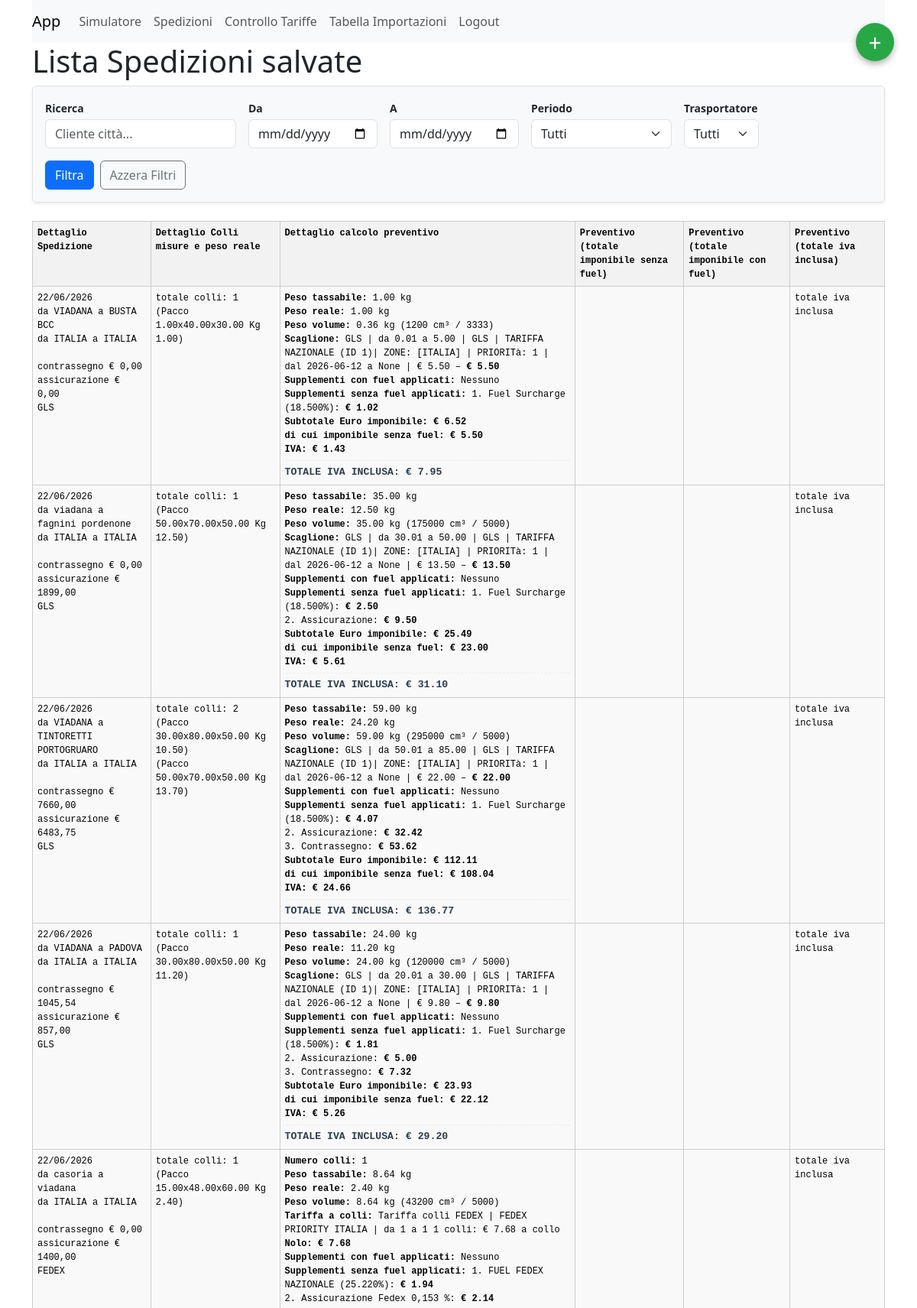
/spedizioni/ (signed in, upper part), run on the app's committed database.
### trasporti/models.py (models this page shows, shortened)
class Spedizione(models.Model):
    data = models.DateField(default=timezone.now)
    da_cliente_citta = models.CharField(max_length=200, null=True, blank=True)
    a_cliente_citta = models.CharField(max_length=200, null=True, blank=True)
    da_zona = models.ForeignKey(Zona, on_delete=models.CASCADE, related_name="da_zona")
    a_zona = models.ForeignKey(Zona, on_delete=models.CASCADE, related_name="a_zona")
    zona_tariffazione_spedizioniere = models.ForeignKey(
        Zona_spedizioniere,
        on_delete=models.SET_NULL,  # Evita cancellazioni a cascata delle spedizioni
        null=True,  # Permette al record di non avere una tariffa durante la simulazione
        blank=True,  # Permette di salvare il form senza questo campo inizialmente
        related_name="spedizioni"  # Un related_name più pulito e leggibile
    )
    servizi_richiesti = models.ManyToManyField(TipoServizio, blank=True)
    contrassegno_euro = models.DecimalField(max_digits=10, decimal_places=2, default=0)
    assicurazione_euro = models.DecimalField(max_digits=10, decimal_places=2, default=0)
    supplementi = models.ManyToManyField('Supplemento', blank=True)
    trasportatore_scelto = models.ForeignKey(Spedizioniere,on_delete=models.CASCADE,null=True, blank=True, related_name='trasportatore_scelto')
    valore_preventivo = models.DecimalField(max_digits=10, decimal_places=2, null=True, blank=True)
    class Meta:
        verbose_name_plural = 'Spedizioni'

class Zona(models.Model):
    nome = models.CharField(max_length=200)
    def __str__(self):
        return self.nome
    class Meta:
        verbose_name_plural = 'Zone'

class Spedizioniere(models.Model):
    A_SCAGLIONI = "scaglioni"
    A_COLLO = "collo"
    TARIFFAZIONI = [
        (A_SCAGLIONI, "Scaglioni"),
        (A_COLLO, "A collo"),
    ]
    nome = models.CharField(max_length=100)
    tipo_tariffazione = models.CharField(max_length=20, choices=TARIFFAZIONI, default=A_SCAGLIONI)
    def __str__(self):
        return self.nome
    class Meta:
        verbose_name_plural = "Spedizionieri"

class Pacco(models.Model):
    altezza_cm = models.DecimalField(max_digits=6, decimal_places=2)
    larghezza_cm = models.DecimalField(max_digits=6, decimal_places=2)
    profondita_cm = models.DecimalField(max_digits=6, decimal_places=2)
    peso_kg = models.DecimalField(max_digits=6, decimal_places=2)
    spedizione = models.ForeignKey(Spedizione, on_delete=models.CASCADE, related_name="pacchi")
    def __str__(self):
        return f"Pacco {self.altezza_cm}x{self.larghezza_cm}x{self.profondita_cm} Kg {self.peso_kg}"
    class Meta:
        verbose_name_plural = 'Pacchi'

### trasporti/views.py (the view, shortened to what this page needs)
# urls.py: path("spedizioni/", spedizioni.as_view(), name="spedizioni"),
class spedizioni(LoginRequiredMixin,ListView):
    model = Spedizione
    template_name = "trasporti/spedizioni.html"
    context_object_name = "spedizioni"
    ordering = ["-data", "-id"]
    def get_paginate_by(self, queryset):
        valori_validi = [4, 5, 10, 30, 50, 100]
        profilo, created = Profilo.objects.get_or_create(
            user=self.request.user
        )
        per_page = self.request.GET.get("per_page")
        return profilo.righe_per_pagina
    def get_queryset(self):
        queryset = super().get_queryset().prefetch_related('pacchi')
        q = self.request.GET.get('q')
        periodo = self.request.GET.get("periodo")
        oggi = timezone.localdate()
        data_da = self.request.GET.get('data_da')
        data_a = self.request.GET.get('data_a')
        if q:
            queryset = queryset.filter(
                Q(da_cliente_citta__icontains=q) |
                Q(a_cliente_citta__icontains=q)
            )
        if periodo == "oggi":
            data_da = oggi
            data_a = oggi
        elif periodo == "ieri":
            ieri = oggi - timedelta(days=1)
            data_da = ieri
            data_a = ieri
        elif periodo == "settimana":
            data_da = oggi - timedelta(days=oggi.weekday())
            data_a = oggi
        elif periodo == "settimana_scorsa":
            inizio_settimana_corrente = oggi - timedelta(days=oggi.weekday())
            data_da = inizio_settimana_corrente - timedelta(days=7)
            data_a = inizio_settimana_corrente - timedelta(days=1)
        elif periodo == "mese":
            data_da = oggi.replace(day=1)
            data_a = oggi
        elif periodo == "mese_scorso":
            primo_giorno_mese_corrente = oggi.replace(day=1)
            ultimo_giorno_mese_scorso = primo_giorno_mese_corrente - timedelta(days=1)
            data_da = ultimo_giorno_mese_scorso.replace(day=1)
            data_a = ultimo_giorno_mese_scorso
        elif periodo == "anno":
            data_da = oggi.replace(month=1, day=1)
            data_a = oggi
        if data_da:
            queryset = queryset.filter(data__gte=data_da)
        if data_a:
            queryset = queryset.filter(data__lte=data_a)
        trasportatore = self.request.GET.get('trasportatore')
        if trasportatore and trasportatore.isdigit():  # Controlla che sia un numero valido
            queryset = queryset.filter(trasportatore_scelto__id=int(trasportatore))
        return queryset
    def get_context_data(self, **kwargs):
        context = super().get_context_data(**kwargs)
        context["title"] = "Spedizioni"
        context['trasportatori'] = Spedizioniere.objects.all().order_by('nome')
        for s in context["spedizioni"]:
            if s.trasportatore_scelto and s.zona_tariffazione_spedizioniere:
                pacchi_list = [
                    {"altezza_cm": p.altezza_cm, "larghezza_cm": p.larghezza_cm, "profondita_cm": p.profondita_cm,
                     "peso_kg": p.peso_kg}
                    for p in s.pacchi.all()
                ]
                result = CalcolatriceService.calcola(s, pacchi_list)
                if result:
                    s.dettaglio = result.get("dettaglio", {})
                    s.valore_preventivo_aggiornato = result.get("totale_con_iva_euro")
        return context

### trasporti/models.py (called while the page is built)
    def __str__(self):
        nomi_zone = ", ".join([z.nome for z in self.zona.all()])
        return f"{self.spedizioniere} | TARIFFA {self.nome} (ID {self.id})| ZONE: [{nomi_zone}] | PRIORITà: {self.priorita} "

    def __str__(self):
        return f'Tariffa colli {self.spedizioniere} | {self.zona_spedizioniere.nome} | da {self.colli_quantità_da} a {self.colli_quantità_a}'

    def __str__(self):
        return f"{self.spedizioniere} | da {self.min_weight} a {self.max_weight} | {self.zona_spedizioniere} | dal {self.valid_from} a {self.valid_to} |  € {self.price}  "

    def __str__(self):
        return f" {self.nome} | dal {self.valid_from} a {self.valid_to} | {self.applic_type} | {self.calc_type} | {self.valore}  "

### trasporti/services/base.py (called while the page is built)
    @staticmethod
    def filtra_validita(queryset, data):
        return queryset.filter(
            valid_from__lte=data
        ).filter(
            Q(valid_to__gte=data) | Q(valid_to__isnull=True)
        )

### trasporti/services/calcolatore.py (called while the page is built)
    @staticmethod
    def get_zona(spedizione):
        return getattr(spedizione, "zona_tariffazione_spedizioniere", None)

### trasporti/templates/trasporti/spedizioni.html (shortened to what this page needs)
{% extends 'base.html' %}
{% block content %}
<a href="{% url 'crea_spedizione' %}"
   style="position: fixed; top: 30px; right: 30px; background: #28a745; color: white;
          width: 50px; height: 50px; border-radius: 50%; display: flex; align-items: center;
          justify-content: center; font-size: 30px; text-decoration: none; box-shadow: 0 4px 8px rgba(0,0,0,0.3); z-index: 1000;">
    +
</a>
<h1>Lista Spedizioni salvate</h1>
<form method="GET" action="." class="bg-light p-3 rounded shadow-sm border mb-4">
    <div class="d-flex flex-wrap align-items-end gap-3">
        <div>
            <label class="form-label small fw-bold mb-1">
                Ricerca
            </label>
            <input type="text"
                   name="q"
                   class="form-control"
                   style="width:250px"
                   placeholder="Cliente città..."
                   value="{{ request.GET.q }}">
        </div>
        <div>
            <label class="form-label small fw-bold mb-1">
                Da
            </label>
            <input type="date"
                   name="data_da"
                   class="form-control"
                   value="{{ request.GET.data_da }}">
        </div>
        <div>
            <label class="form-label small fw-bold mb-1">
                A
            </label>
            <input type="date"
                   name="data_a"
                   class="form-control"
                   value="{{ request.GET.data_a }}">
        </div>
        <div>
            <label class="form-label small fw-bold mb-1">
                Periodo
            </label>
            <select name="periodo"
                    class="form-select">
                <option value="">Tutti</option>
            </select>
        </div>
        <div>
            <label class="form-label small fw-bold mb-1">
                Trasportatore
            </label>
            <select name="trasportatore" class="form-select">
                <option value="">Tutti</option>
            </select>
        </div>
        <div class="d-flex gap-2">
            <button type="submit" class="btn btn-primary">
                Filtra
            </button>
            <a href="{% url 'spedizioni' %}"
               class="btn btn-outline-secondary">
                Azzera Filtri
            </a>
        </div>
    </div>
</form>
<table class="debug-table">
    <thead>
    <tr>
        <th>Dettaglio Spedizione</th>
        <th>Dettaglio Colli misure e peso reale</th>
        <th>Dettaglio calcolo preventivo</th>
        <th>Preventivo (totale imponibile senza fuel)</th>
        <th>Preventivo (totale imponibile con fuel)</th>
        <th>Preventivo (totale iva inclusa)</th>
    </tr>
    </thead>
    <tbody>
    {% for s in spedizioni %}
    <tr style="background:#f9f9f9;">
        <td> {{ s.data|date:"d/m/Y" }} <br>
            da {{ s.da_cliente_citta }} a {{ s.a_cliente_citta }} <br>
            da {{ s.da_zona }} a {{ s.a_zona }} <br>
            <br>
            contrassegno € {{s.contrassegno_euro}}<br>
            assicurazione € {{s.assicurazione_euro}}<br>
            {{s.trasportatore_scelto}}
        </td>
        <td>totale colli: {% if s.pacchi.all.count %}
            {{ s.pacchi.count }}
            {% else %}
            0
            {% endif %} <br>
            {% if s.pacchi.all %}
            {% for pacco in s.pacchi.all %}
            ({{pacco}})<br>
            {% endfor %}
            {% endif %}
        </td>
        <td>
            {% if s.dettaglio.items %}
            {% for riga in s.dettaglio.items %}
             {% if riga.is_total %}
            <hr style="border: 0; border-top: 1px dashed #ccc; margin: 5px 0;">
            <span style="font-size: 1.1em; color: #2c3e50;">
                        <strong>{{ riga.label }}: {{ riga.value|safe }}</strong>
                    </span>
            {% else %}
            <strong>{{ riga.label }}:</strong>
            {% if riga.is_html %}{{ riga.value|safe }}{% else %}{{ riga.value|safe }}{% endif %}
            <br>
            {% endif %}
            {% endfor %}
            {% else %}
            <span style="color: #999; font-style: italic;">Dettaglio non disponibile</span>
            {% endif %}
        </td>
        <td>
        </td>
        <td>
        </td>
         <td>
            totale iva inclusa
        </td>
    </tr>
    {% empty %}
    <tr>
        <td colspan="8">Nessuna spedizione trovata</td>
    </tr>
    {% endfor %}
    </tbody>
</table>
{% endblock %}

### trasporti/templates/trasporti/spedizioni.html (style rules this page uses)
.debug-table { font-family: 'Courier New', monospace; font-size: 12px; width: 100%; border-collapse: collapse; color: #000; background-color: #fff; }
.debug-table th, .debug-table td { border: 1px solid #ccc; padding: 6px; vertical-align: top; }
.debug-table th { background-color: #f2f2f2; }

### data on the page
Spedizione: data "22/06/2026", da_cliente_citta "VIADANA", a_cliente_citta "BUSTA BCC", da_zona "ITALIA", a_zona "ITALIA", contrassegno_euro "0,00", assicurazione_euro "0,00", trasportatore_scelto "GLS", pacchi.count "1", label "Peso tassabile" "Peso reale" "Peso volume" "Scaglione" "Supplementi con fuel applicati" "Supplementi senza fuel applicati" "Subtotale Euro imponibile" "di cui imponibile senza fuel" "IVA", value "1.00 kg" "1.00 kg" "0.36 kg (1200 cm³ / 3333)", value "GLS | da 0.01 a 5.00 | GLS | TARIFFA NAZIONALE (ID 1)| ZONE: [ITALIA] | PRIORITà: 1 | dal 2026-06-12 a None | € 5.50 – € 5.50" "Nessuno" "1. Fuel Surcharge (18.500%): € 1.02" "€ 6.52" "€ 5.50" "€ 1.43", label "TOTALE IVA INCLUSA", value "€ 7.95"
Pacco: altezza_cm+larghezza_cm+profondita_cm "Pacco 1.00x40.00x30.00 Kg 1.00"
Spedizione: data "22/06/2026", da_cliente_citta "viadana", a_cliente_citta "fagnini pordenone", da_zona "ITALIA", a_zona "ITALIA", contrassegno_euro "0,00", assicurazione_euro "1899,00", trasportatore_scelto "GLS", pacchi.count "1", label "Peso tassabile" "Peso reale" "Peso volume" "Scaglione" "Supplementi con fuel applicati" "Supplementi senza fuel applicati" "Subtotale Euro imponibile" "di cui imponibile senza fuel" "IVA", value "35.00 kg" "12.50 kg" "35.00 kg (175000 cm³ / 5000)", value "GLS | da 30.01 a 50.00 | GLS | TARIFFA NAZIONALE (ID 1)| ZONE: [ITALIA] | PRIORITà: 1 | dal 2026-06-12 a None | € 13.50 – € 13.50" "Nessuno" "1. Fuel Surcharge (18.500%): € 2.50 2. Assicurazione: € 9.50" "€ 25.49" "€ 23.00" "€ 5.61", label "TOTALE IVA INCLUSA", value "€ 31.10"
Pacco: altezza_cm+larghezza_cm+profondita_cm "Pacco 50.00x70.00x50.00 Kg 12.50"
Spedizione: data "22/06/2026", da_cliente_citta "VIADANA", a_cliente_citta "TINTORETTI PORTOGRUARO", da_zona "ITALIA", a_zona "ITALIA", contrassegno_euro "7660,00", assicurazione_euro "6483,75", trasportatore_scelto "GLS", pacchi.count "2", label "Peso tassabile" "Peso reale" "Peso volume" "Scaglione" "Supplementi con fuel applicati" "Supplementi senza fuel applicati" "Subtotale Euro imponibile" "di cui imponibile senza fuel" "IVA", value "59.00 kg" "24.20 kg" "59.00 kg (295000 cm³ / 5000)", value "GLS | da 50.01 a 85.00 | GLS | TARIFFA NAZIONALE (ID 1)| ZONE: [ITALIA] | PRIORITà: 1 | dal 2026-06-12 a None | € 22.00 – € 22.00" "Nessuno" "1. Fuel Surcharge (18.500%): € 4.07 2. Assicurazione: € 32.42 3. Contrassegno: € 53.62" "€ 112.11" "€ 108.04" "€ 24.66", label "TOTALE IVA INCLUSA", value "€ 136.77"
Pacco: altezza_cm+larghezza_cm+profondita_cm "Pacco 30.00x80.00x50.00 Kg 10.50"
Pacco: altezza_cm+larghezza_cm+profondita_cm "Pacco 50.00x70.00x50.00 Kg 13.70"
Spedizione: data "22/06/2026", da_cliente_citta "VIADANA", a_cliente_citta "PADOVA", da_zona "ITALIA", a_zona "ITALIA", contrassegno_euro "1045,54", assicurazione_euro "857,00", trasportatore_scelto "GLS", pacchi.count "1", label "Peso tassabile" "Peso reale" "Peso volume" "Scaglione" "Supplementi con fuel applicati" "Supplementi senza fuel applicati" "Subtotale Euro imponibile" "di cui imponibile senza fuel" "IVA", value "24.00 kg" "11.20 kg" "24.00 kg (120000 cm³ / 5000)", value "GLS | da 20.01 a 30.00 | GLS | TARIFFA NAZIONALE (ID 1)| ZONE: [ITALIA] | PRIORITà: 1 | dal 2026-06-12 a None | € 9.80 – € 9.80" "Nessuno" "1. Fuel Surcharge (18.500%): € 1.81 2. Assicurazione: € 5.00 3. Contrassegno: € 7.32" "€ 23.93" "€ 22.12" "€ 5.26", label "TOTALE IVA INCLUSA", value "€ 29.20"
Pacco: altezza_cm+larghezza_cm+profondita_cm "Pacco 30.00x80.00x50.00 Kg 11.20"
Spedizione: data "22/06/2026", da_cliente_citta "casoria", a_cliente_citta "viadana", da_zona "ITALIA", a_zona "ITALIA", contrassegno_euro "0,00", assicurazione_euro "1400,00", trasportatore_scelto "FEDEX", pacchi.count "1", label "Numero colli" "Peso tassabile" "Peso reale" "Peso volume" "Tariffa a colli" "Nolo" "Supplementi con fuel applicati" "Supplementi senza fuel applicati", value "1" "8.64 kg" "2.40 kg" "8.64 kg (43200 cm³ / 5000)", value "Tariffa colli FEDEX | FEDEX PRIORITY ITALIA | da 1 a 1 1 colli: € 7.68 a collo" "€ 7.68" "Nessuno" "1. FUEL FEDEX NAZIONALE (25.220%): € 1.94 2. Assicurazione Fedex 0,153 %: € 2.14"
Pacco: altezza_cm+larghezza_cm+profondita_cm "Pacco 15.00x48.00x60.00 Kg 2.40"
